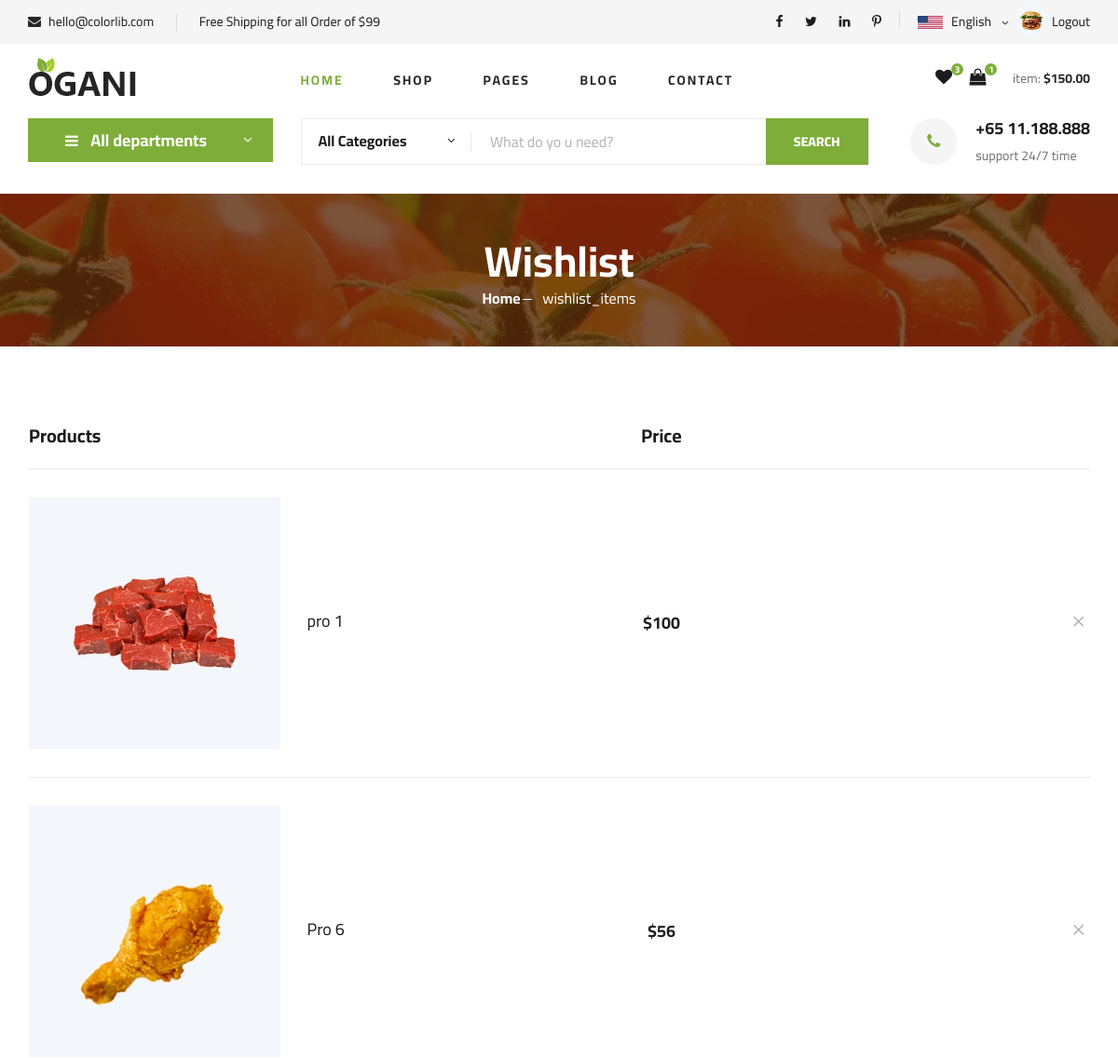
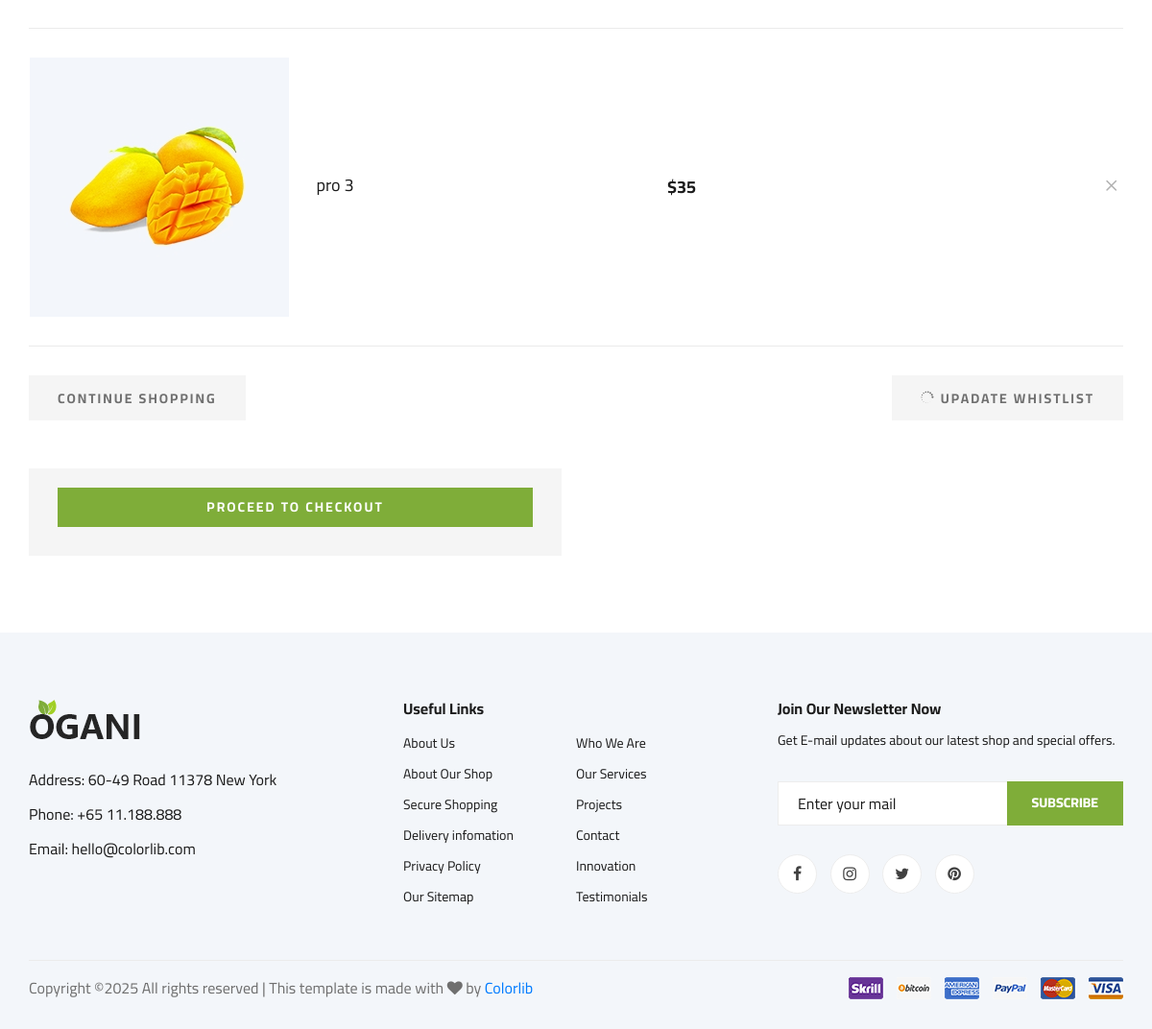
The page /wishlists (signed in) on the database its author committed (2 pictures, top to bottom).
### myapp/models.py (models this page shows, shortened)
class user(models.Model):
    name= models.CharField(max_length=50)
    email= models.EmailField(max_length=50)
    password= models.CharField(max_length=50)
    phone_number=models.IntegerField(blank=True,null=True)
    image=models.ImageField(upload_to='image', blank=True,null=True)
    otp=models.IntegerField(blank=True,null=True)

class wishlist(models.Model):
    user=models.ForeignKey(user,on_delete=models.CASCADE)
    product=models.ForeignKey(product,on_delete=models.CASCADE)

class product(models.Model):
    name=models.CharField(max_length=100)
    price=models.IntegerField()
    image=models.ImageField(upload_to="image")
    category=models.ForeignKey(category,on_delete=models.CASCADE,blank=True,null=True)

### myapp/views.py (the view)
# urls.py: path('wishlists', views.wishlists, name='wishlists'),
def wishlists(request):
    if 'name' not in request.session:
        return redirect('login')
    uid=user.objects.get(name=request.session['name'])
    wid_count=wishlist.objects.filter(user=uid).count()
    cid_count=Cart.objects.filter(user=uid).count()
    wishlist_items = wishlist.objects.filter(user=uid).select_related('product')
    context = {
        "uid":uid,
        "wid_count": wid_count,
        "cid_count": cid_count,
        "wishlist_items": wishlist_items,
    }
    return render(request, "wishlist1.html", context)

### myapp/templates/wishlist1.html (shortened to what this page needs)
{% load static %}
<!DOCTYPE html>
<html lang="zxx">
<head>
    <link rel="stylesheet" href="{% static 'css/bootstrap.min.css'%}" type="text/css">
    <link rel="stylesheet" href="{% static 'css/font-awesome.min.css'%}" type="text/css">
    <link rel="stylesheet" href="{% static 'css/elegant-icons.css'%}" type="text/css">
    <link rel="stylesheet" href="{% static 'css/nice-select.css'%}" type="text/css">
    <link rel="stylesheet" href="{% static 'css/jquery-ui.min.css'%}" type="text/css">
    <link rel="stylesheet" href="{% static 'css/owl.carousel.min.css'%}" type="text/css">
    <link rel="stylesheet" href="{% static 'css/slicknav.min.css'%}" type="text/css">
    <link rel="stylesheet" href="{% static 'css/style.css'%}" type="text/css">
</head>
<body>
    <header class="header">
        <div class="header__top">
            <div class="container">
                <div class="row">
                    <div class="col-lg-6">
                        <div class="header__top__left">
                            <ul>
                                <li><i class="fa fa-envelope"></i> hello@colorlib.com</li>
                                <li>Free Shipping for all Order of $99</li>
                            </ul>
                        </div>
                    </div>
                    <div class="col-lg-6">
                        <div class="header__top__right">
                            <div class="header__top__right__social">
                                <a href="#"><i class="fa fa-facebook"></i></a>
                                <a href="#"><i class="fa fa-twitter"></i></a>
                                <a href="#"><i class="fa fa-linkedin"></i></a>
                                <a href="#"><i class="fa fa-pinterest-p"></i></a>
                            </div>
                            <div class="header__top__right__language">
                                <img src="{% static 'img/language.png'%}" alt="">
                                <div>English</div>
                                <span class="arrow_carrot-down"></span>
                            </div>
                  <div class="header__top__right__auth">
                   <a href="{% url 'profile' %}" title="View Profile">
        <img src="{{ uid.image.url }}" alt="User" class="profile-icon">
    <href="{% url 'logout' %}">Logout</a>
            </div>
                        </div>
                    </div>
                </div>
            </div>
        </div>
        <div class="container">
            <div class="row">
                <div class="col-lg-3">
                    <div class="header__logo">
                        <a href="./index.html"><img src="{% static 'img/logo.png'%}" alt=""></a>
                    </div>
                </div>
                <div class="col-lg-6">
                    <nav class="header__menu">
                        <ul>
                            <li class="active"><a href="{% url 'index' %}">Home</a></li>
                            <li><a href="{% url 'shop_grid' %}">Shop</a></li>
                            <li><a href="#">Pages</a>
                            </li>
                            <li><a href="{% url 'blog' %}">Blog</a></li>
                            <li><a href="{% url 'contact' %}">Contact</a></li>
                        </ul>
                    </nav>
                </div>
                <div class="col-lg-3">
                    <div class="header__cart">
                <ul>
                    <li><a href="{% url 'wishlists'%}"><i class="fa fa-heart"></i> <span>{{wid_count}}</span></a></li>
                    <li><a href="{% url 'shoping_cart' %}"><i class="fa fa-shopping-bag"></i> <span>{{cid_count}}</span></a></li>
                </ul>
                        <div class="header__cart__price">item: <span>$150.00</span></div>
                    </div>
                </div>
            </div>
        </div>
    </header>
    <section class="hero hero-normal">
        <div class="container">
            <div class="row">
                <div class="col-lg-3">
                    <div class="hero__categories">
                        <div class="hero__categories__all">
                            <i class="fa fa-bars"></i>
                            <span>All departments</span>
                        </div>
                    </div>
                </div>
                <div class="col-lg-9">
                    <div class="hero__search">
                        			<div class="hero__search__form">
                            <form action="{% url 'search_fun' %}" method="get">
                                <div class="hero__search__categories">
                                    All Categories
                                    <span class="arrow_carrot-down"></span>
                                </div>
                                <input type="text" placeholder="What do yo u need?" name="search">
                                <button type="submit" class="site-btn">SEARCH</button>
                            </form>
                        </div>
                        <div class="hero__search__phone">
                            <div class="hero__search__phone__icon">
                                <i class="fa fa-phone"></i>
                            </div>
                            <div class="hero__search__phone__text">
                                <h5>+65 11.188.888</h5>
                                <span>support 24/7 time</span>
                            </div>
                        </div>
                    </div>
                </div>
            </div>
        </div>
    </section>
    <section class="breadcrumb-section set-bg" data-setbg="{% static 'img/breadcrumb.jpg'%}">
        <div class="container">
            <div class="row">
                <div class="col-lg-12 text-center">
                    <div class="breadcrumb__text">
                        <h2>Wishlist</h2>
                        <div class="breadcrumb__option">
                            <a href="./index.html">Home</a>
                            <span>wishlist_items</span>
                        </div>
                    </div>
                </div>
            </div>
        </div>
    </section>
    <section class="shoping-cart spad">
        <div class="container">
            <div class="row">
                <div class="col-lg-12">
                    <div class="shoping__cart__table">
                        <table>
                            <thead>
                                <tr>
                                    <th class="shoping__product">Products</th>
                                    <th>Price</th>
                                    <th></th>
                                </tr>
                            </thead>
                            <tbody>
                                {% for item in wishlist_items %}
                                <tr>
                                    <td class="shoping__cart__item">
                                        <img src="{{ item.product.image.url }}" alt="">
                                        <h5>{{ item.product.name }}</h5>
                                    </td>
                                    <td class="shoping__cart__price">
                                        ${{ item.product.price }}
                                    </td>
                                    <td class="shoping__cart__item__close">
                                        <a href="{% url 'add_wishlist' item.product.id %}">
                                            <span class="icon_close"></span>
                                        </a>
                                    </td>
                                </tr>
                                {% empty %}
                                <tr>
                                    <td colspan="3" style="text-align: center;">Your wishlist is empty.</td>
                                </tr>
                                {% endfor %}
                            </tbody>
                        </table>
                    </div>
                </div>
            </div>
            <div class="row">
                <div class="col-lg-12">
                    <div class="shoping__cart__btns">
                        <a href="#" class="primary-btn cart-btn">CONTINUE SHOPPING</a>
                        <a href="#" class="primary-btn cart-btn cart-btn-right"><span class="icon_loading"></span>
                            Upadate whistlist</a>
                    </div>
                </div>
                <div class="col-lg-6">
                    <div class="shoping__checkout">
                        <a href="#" class="primary-btn">PROCEED TO CHECKOUT</a>
                    </div>
                </div>
            </div>
        </div>
    </section>
    <footer class="footer spad">
        <div class="container">
            <div class="row">
                <div class="col-lg-3 col-md-6 col-sm-6">
                    <div class="footer__about">
                        <div class="footer__about__logo">
                            <a href="./index.html"><img src="{% static 'img/logo.png'%}" alt=""></a>
                        </div>
                        <ul>
                            <li>Address: 60-49 Road 11378 New York</li>
                            <li>Phone: +65 11.188.888</li>
                            <li>Email: hello@colorlib.com</li>
                        </ul>
                    </div>
                </div>
                <div class="col-lg-4 col-md-6 col-sm-6 offset-lg-1">
                    <div class="footer__widget">
                        <h6>Useful Links</h6>
                        <ul>
                            <li><a href="#">About Us</a></li>
                            <li><a href="#">About Our Shop</a></li>
                            <li><a href="#">Secure Shopping</a></li>
                            <li><a href="#">Delivery infomation</a></li>
                            <li><a href="#">Privacy Policy</a></li>
                            <li><a href="#">Our Sitemap</a></li>
                        </ul>
                        <ul>
                            <li><a href="#">Who We Are</a></li>
                            <li><a href="#">Our Services</a></li>
                            <li><a href="#">Projects</a></li>
                            <li><a href="#">Contact</a></li>
                            <li><a href="#">Innovation</a></li>
                            <li><a href="#">Testimonials</a></li>
                        </ul>
                    </div>
                </div>
                <div class="col-lg-4 col-md-12">
                    <div class="footer__widget">
                        <h6>Join Our Newsletter Now</h6>
                        <p>Get E-mail updates about our latest shop and special offers.</p>
                        <form action="#">
                            <input type="text" placeholder="Enter your mail">
                            <button type="submit" class="site-btn">Subscribe</button>
                        </form>
                        <div class="footer__widget__social">
                            <a href="#"><i class="fa fa-facebook"></i></a>
                            <a href="#"><i class="fa fa-instagram"></i></a>
                            <a href="#"><i class="fa fa-twitter"></i></a>
                            <a href="#"><i class="fa fa-pinterest"></i></a>
                        </div>
                    </div>
                </div>
            </div>
            <div class="row">
                <div class="col-lg-12">
                    <div class="footer__copyright">
                        <div class="footer__copyright__text"><p>
  Copyright &copy;<script>document.write(new Date().getFullYear());</script> All rights reserved | This template is made with <i class="fa fa-heart" aria-hidden="true"></i> by <a href="https://colorlib.com" target="_blank">Colorlib</a>
  </p></div>
                        <div class="footer__copyright__payment"><img src="{% static 'img/payment-item.png'%}" alt=""></div>
                    </div>
                </div>
            </div>
        </div>
    </footer>
</body>
</html>

### myapp/templates/wishlist1.html (style rules this page uses)
.profile-icon { width: 40px; height: 40px; border-radius: 50%; object-fit: cover; right:10%; top:5%; position: absolute; }

### rows shown on the page
user: image (picture)
wishlist: product.image (picture), product.name "pro 1", product.price "100"
wishlist: product.image (picture), product.name "Pro 6", product.price "56"
wishlist: product.image (picture), product.name "pro 3", product.price "35"

### other values the page prints
{{ wid_count }} "3"
{{ cid_count }} "1"
